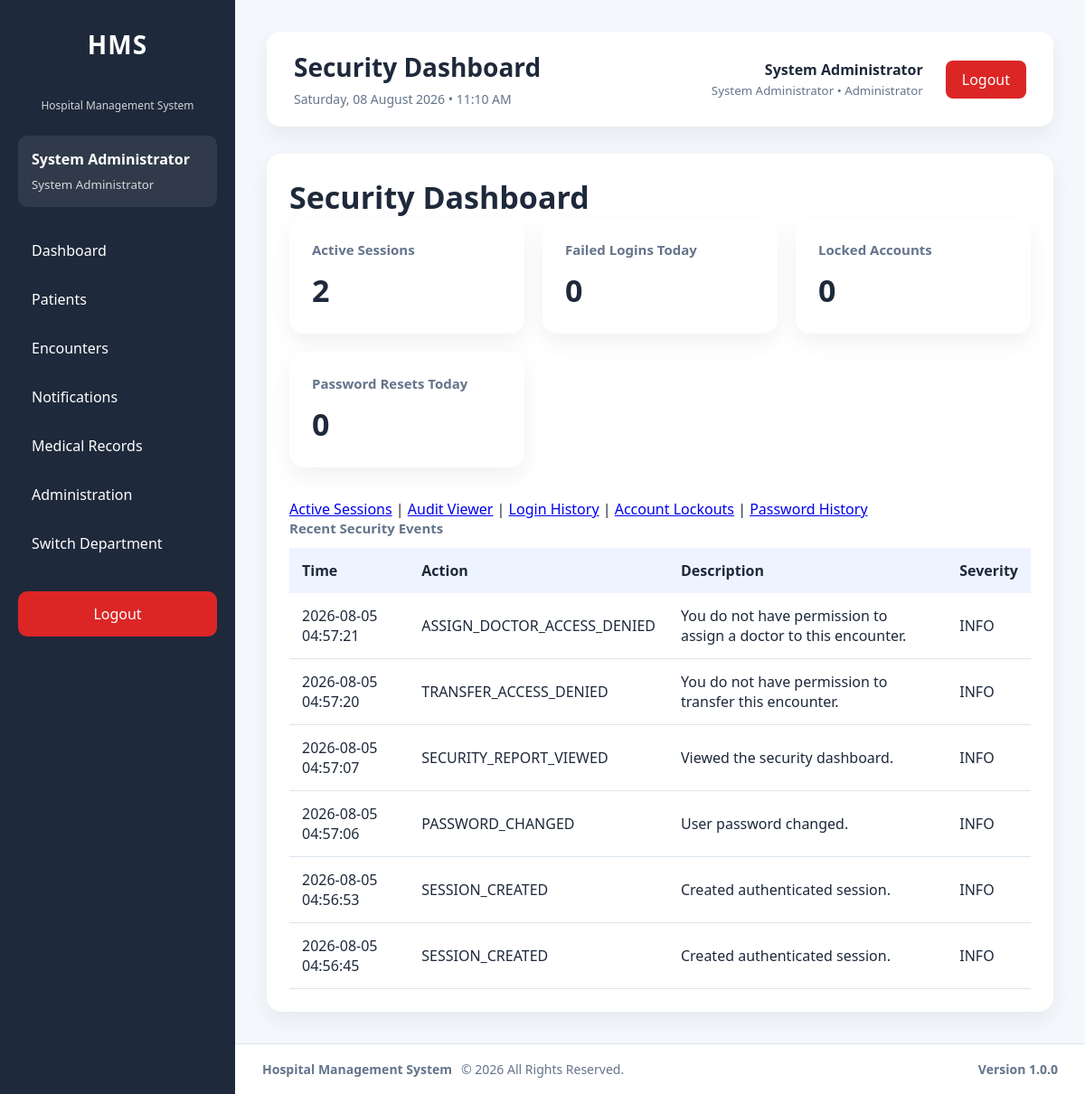
The page /modules/administration/security/dashboard.php (signed in) on the database as committed earlier.
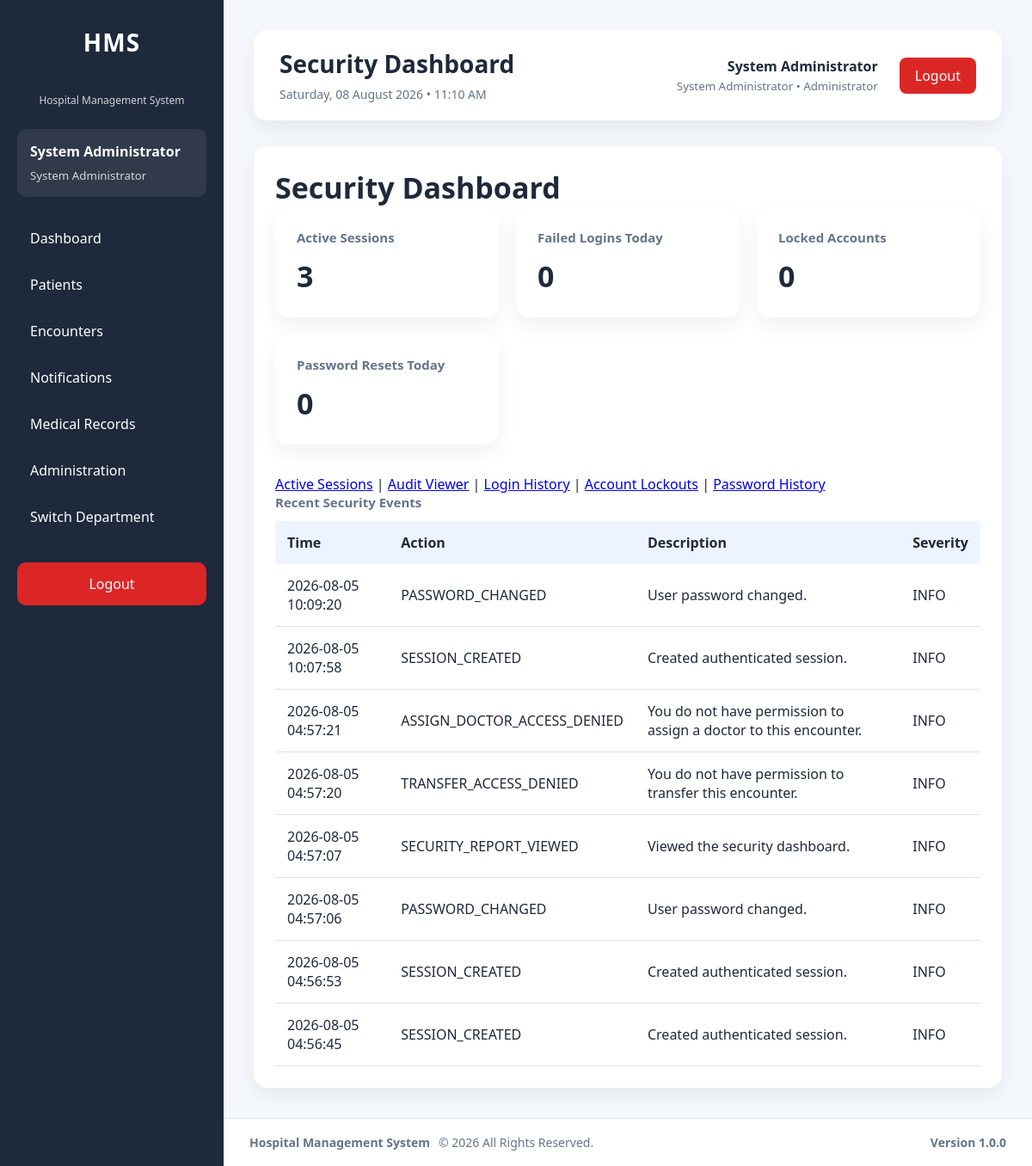
The same page on the database as committed later.
### tables this page shows
CREATE TABLE `audit_logs` (
  `id` int(11) NOT NULL AUTO_INCREMENT,
  `user_id` int(11) DEFAULT NULL,
  `visit_id` int(11) DEFAULT NULL,
  `patient_id` int(11) DEFAULT NULL,
  `module` varchar(100) NOT NULL,
  `action` varchar(100) NOT NULL,
  `description` text DEFAULT NULL,
  `ip_address` varchar(50) DEFAULT NULL,
  `user_agent` varchar(255) DEFAULT NULL,
  `department_id` int(11) DEFAULT NULL,
  `severity` varchar(20) NOT NULL DEFAULT 'INFO',
  `event_type` varchar(100) NOT NULL DEFAULT 'GENERAL',
  `created_at` timestamp NOT NULL DEFAULT current_timestamp(),
  PRIMARY KEY (`id`),
  KEY `idx_audit_user` (`user_id`),
  KEY `idx_audit_visit` (`visit_id`),
  KEY `idx_audit_patient_created` (`patient_id`,`created_at`),
  KEY `idx_audit_module` (`module`),
  KEY `idx_audit_created` (`created_at`),
  KEY `idx_audit_action_created` (`action`,`created_at`),
  KEY `idx_audit_user_created` (`user_id`,`created_at`),
  KEY `idx_audit_ip_created` (`ip_address`,`created_at`),
  KEY `idx_audit_department_created` (`department_id`,`created_at`),
  KEY `idx_audit_module_created` (`module`,`created_at`),
  KEY `idx_audit_event_created` (`event_type`,`created_at`),
  KEY `idx_audit_severity_created` (`severity`,`created_at`),
  KEY `idx_audit_visit_created` (`visit_id`,`created_at`),
  CONSTRAINT `fk_audit_department` FOREIGN KEY (`department_id`) REFERENCES `departments` (`id`) ON DELETE SET NULL ON UPDATE CASCADE,
  CONSTRAINT `fk_audit_patient` FOREIGN KEY (`patient_id`) REFERENCES `patients` (`id`) ON DELETE SET NULL ON UPDATE CASCADE,
  CONSTRAINT `fk_audit_user` FOREIGN KEY (`user_id`) REFERENCES `users` (`id`) ON DELETE SET NULL ON UPDATE CASCADE,
  CONSTRAINT `fk_audit_visit` FOREIGN KEY (`visit_id`) REFERENCES `visits` (`id`) ON DELETE SET NULL ON UPDATE CASCADE
);

### modules/administration/security/bootstrap.php (called while the page is built, shortened)
<?php
require_once __DIR__ . '/../../../config/auth.php';
require_once __DIR__ . '/../../../config/helpers.php';
require_once __DIR__ . '/../../../services/SessionService.php';
require_once __DIR__ . '/../../../services/AuditService.php';
$securityAuditService = new AuditService($pdo);

### services/AuditService.php (called while the page is built, shortened)
<?php
class AuditService
{
    private PDO $db;
    public function __construct(PDO $db)
    {
        $this->db = $db;
    }
    private function getClientIp(): string
    {
        $keys = [
            'HTTP_CLIENT_IP',
            'HTTP_X_FORWARDED_FOR',
            'REMOTE_ADDR'
        ];
        foreach ($keys as $key) {
            if (!empty($_SERVER[$key])) {
                return trim(explode(',', $_SERVER[$key])[0]);
            }
        }
        return 'UNKNOWN';
    }
    public function search(array $filters = [], int $page = 1, int $perPage = 50): array
    {
        $page = max(1, $page);
        $perPage = min(100, max(1, $perPage));
        $where = [];
        $parameters = [];
        if (!empty($filters['module'])) {
            $where[] = 'a.module = :module';
            $parameters[':module'] = $filters['module'];
        }
        $condition = $where ? ' WHERE ' . implode(' AND ', $where) : '';
        $countStmt = $this->db->prepare('SELECT COUNT(*) FROM audit_logs a' . $condition);
        $countStmt->execute($parameters);
        $total = (int)$countStmt->fetchColumn();
        $sql = '
            SELECT a.*, u.first_name, u.last_name, u.username,
                   d.department_name
            FROM audit_logs a
            LEFT JOIN users u ON u.id = a.user_id
            LEFT JOIN departments d ON d.id = a.department_id
        ' . $condition . ' ORDER BY a.created_at DESC, a.id DESC LIMIT :limit OFFSET :offset';
        $stmt = $this->db->prepare($sql);
        foreach ($parameters as $key => $value) {
            $stmt->bindValue($key, $value);
        }
        $stmt->bindValue(':limit', $perPage, PDO::PARAM_INT);
        $stmt->bindValue(':offset', ($page - 1) * $perPage, PDO::PARAM_INT);
        $stmt->execute();
        return [
            'success' => true,
            'data' => $stmt->fetchAll(PDO::FETCH_ASSOC),
            'total' => $total,
            'page' => $page,
            'per_page' => $perPage,
            'errors' => []
        ];
    }
    public function securitySummary(): array
    {
        $queries = [
            'active_sessions' => "SELECT COUNT(*) FROM active_sessions WHERE status = 'Active'",
            'failed_logins_today' => "SELECT COUNT(*) FROM audit_logs WHERE action = 'LOGIN_FAILED' AND created_at >= CURDATE()",
            'locked_accounts' => "SELECT COUNT(*) FROM users WHERE locked_at IS NOT NULL",
            'password_resets_today' => "SELECT COUNT(*) FROM audit_logs WHERE action = 'PASSWORD_RESET' AND created_at >= CURDATE()",
            'security_events_today' => "SELECT COUNT(*) FROM audit_logs WHERE module = 'Security' AND created_at >= CURDATE()"
        ];
        $summary = [];
        foreach ($queries as $key => $sql) {
            $summary[$key] = (int)$this->db->query($sql)->fetchColumn();
        }
        return ['success' => true, 'data' => $summary, 'errors' => []];
    }
}

### config/helpers.php (called while the page is built, shortened)
<?php
function e($value): string
{
    return htmlspecialchars(
        (string)$value,
        ENT_QUOTES,
        'UTF-8'
    );
}

### modules/administration/security/dashboard.php (the view, shortened to what the changed rows need)
<?php
require_once __DIR__ . '/bootstrap.php';
$securityAuditService->log(
    (int)$currentUser['id'],
    null,
    'Security',
    'SECURITY_REPORT_VIEWED',
    'Viewed the security dashboard.',
    $_SESSION['active_department_id'] ?? null,
    'INFO',
    'SECURITY_REPORT_VIEWED'
);
$summary = $securityAuditService->securitySummary()['data'] ?? [];
$recent = $securityAuditService->search(['module' => 'Security'], 1, 10)['data'] ?? [];
require_once __DIR__ . '/../../../layouts/header.php';
require_once __DIR__ . '/../../../layouts/sidebar.php';
?>
<main class="content">
    <?php require_once __DIR__ . '/../../../layouts/navbar.php'; ?>
    <section class="card">
        <h2>Security Dashboard</h2>
        <div class="stats">
            <div class="card"><h3>Active Sessions</h3><h2><?= (int)($summary['active_sessions'] ?? 0) ?></h2></div>
            <div class="card"><h3>Failed Logins Today</h3><h2><?= (int)($summary['failed_logins_today'] ?? 0) ?></h2></div>
            <div class="card"><h3>Locked Accounts</h3><h2><?= (int)($summary['locked_accounts'] ?? 0) ?></h2></div>
            <div class="card"><h3>Password Resets Today</h3><h2><?= (int)($summary['password_resets_today'] ?? 0) ?></h2></div>
        </div>
        <table><thead><tr><th>Time</th><th>Action</th><th>Description</th><th>Severity</th></tr></thead><tbody>
        <?php foreach ($recent as $event): ?><tr><td><?= e($event['created_at']) ?></td><td><?= e($event['action']) ?></td><td><?= e($event['description']) ?></td><td><?= e($event['severity']) ?></td></tr><?php endforeach; ?>
        </tbody></table>
    </section>
</main>
<?php require_once __DIR__ . '/../../../layouts/footer.php'; ?>

Rows that differ between the two databases and show on the page:
added audit_logs: created_at "2026-08-05 10:09:20", action "PASSWORD_CHANGED", description "User password changed.", severity "INFO"
added audit_logs: created_at "2026-08-05 10:07:58", action "SESSION_CREATED", description "Created authenticated session.", severity "INFO"
Other text that changed with them:
$summary['active_sessions']: "2" → "3"
